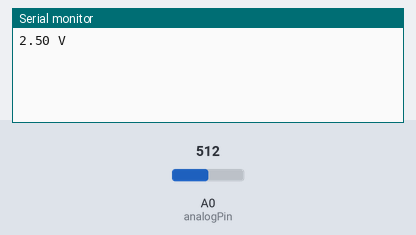
A sketch run on a simulated Arduino Uno, built with avr-gcc and run on an emulated ATmega328P. Parts: the last lines printed to the serial monitor. The inputs (shaded band) are chosen by the test bench; at power-on: A0 (analogPin) = 512.

Above: at 1.8 s.
1.9 s: A0 (analogPin) set to 716
At 2.4 s:
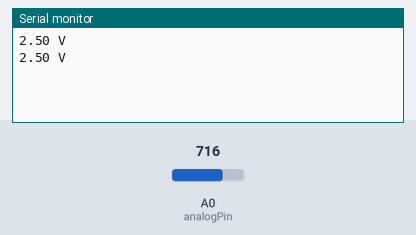
3.4 s: A0 (analogPin) set to 900
At 4.8 s:
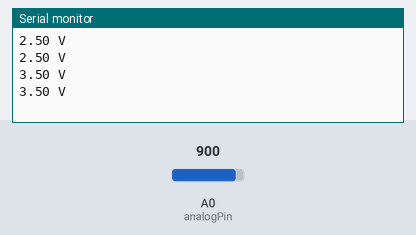
Timing chart, 0 to 6.4 s (numbered marks = the images above; inputs shaded):
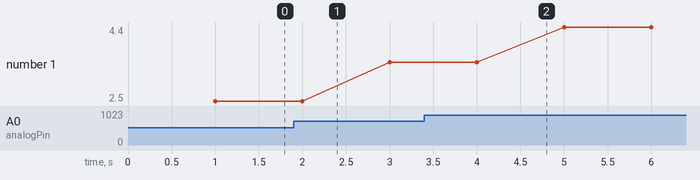

Measured:
- plotted number 1: 2.5 → 3.5 after the input at 1.9 s, 3.5 → 4.4 after the input at 3.4 s

The sketch:

sketch_jan11a.ino
```cpp
// Declaracao de variaveis
int analogPin = A0;
int valor = 0;
float tensao = 0;

void setup() {
  Serial.begin(9600);             // quantidade de bits por segundo
}

void loop() {
  valor = analogRead(analogPin);  // leitura do sinal analogico
  tensao = valor*(5.0/1023.0);    // conversao do dado bruto para tensao
  delay(1000);                    // espera 1 s
  Serial.print(tensao);           // imprime tensao no serial monitor
  Serial.print(" V\n");           // imprime unidade e pula linha
}
```
